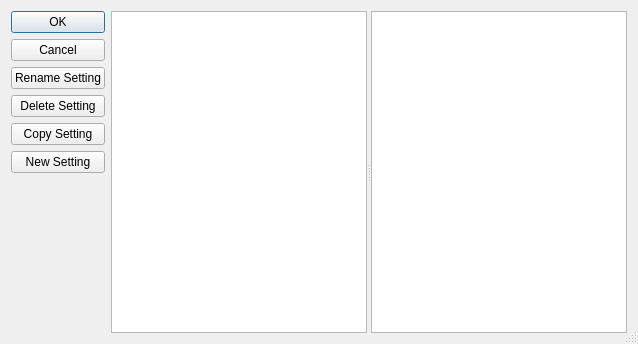
<?xml version="1.0" encoding="UTF-8"?>
<ui version="4.0">
 <class>DMKeysEditDlg</class>
 <widget class="QDialog" name="DMKeysEditDlg">
  <property name="geometry">
   <rect>
    <x>0</x>
    <y>0</y>
    <width>634</width>
    <height>344</height>
   </rect>
  </property>
  <property name="sizePolicy">
   <sizepolicy hsizetype="MinimumExpanding" vsizetype="MinimumExpanding">
    <horstretch>0</horstretch>
    <verstretch>0</verstretch>
   </sizepolicy>
  </property>
  <property name="windowTitle">
   <string>Settings Editor</string>
  </property>
  <property name="sizeGripEnabled">
   <bool>true</bool>
  </property>
  <layout class="QHBoxLayout" name="horizontalLayout">
   <item>
    <layout class="QVBoxLayout" name="verticalLayout">
     <item>
      <widget class="QPushButton" name="OKButton">
       <property name="text">
        <string>OK</string>
       </property>
       <property name="default">
        <bool>true</bool>
       </property>
      </widget>
     </item>
     <item>
      <widget class="QPushButton" name="CancelButton">
       <property name="text">
        <string>Cancel</string>
       </property>
      </widget>
     </item>
     <item>
      <widget class="QPushButton" name="renameButton">
       <property name="text">
        <string>Rename Setting</string>
       </property>
      </widget>
     </item>
     <item>
      <widget class="QPushButton" name="DeleteButton">
       <property name="text">
        <string>Delete Setting</string>
       </property>
      </widget>
     </item>
     <item>
      <widget class="QPushButton" name="CopyButton">
       <property name="text">
        <string>Copy Setting</string>
       </property>
      </widget>
     </item>
     <item>
      <widget class="QPushButton" name="NewSectionButton">
       <property name="text">
        <string>New Setting</string>
       </property>
      </widget>
     </item>
     <item>
      <spacer name="verticalSpacer">
       <property name="orientation">
        <enum>Qt::Vertical</enum>
       </property>
       <property name="sizeHint" stdset="0">
        <size>
         <width>20</width>
         <height>40</height>
        </size>
       </property>
      </spacer>
     </item>
    </layout>
   </item>
   <item>
    <widget class="MinosSplitter" name="settingsSplitter">
     <property name="orientation">
      <enum>Qt::Horizontal</enum>
     </property>
     <property name="childrenCollapsible">
      <bool>false</bool>
     </property>
     <widget class="QListWidget" name="SectionsList">
      <property name="sizePolicy">
       <sizepolicy hsizetype="MinimumExpanding" vsizetype="MinimumExpanding">
        <horstretch>2</horstretch>
        <verstretch>0</verstretch>
       </sizepolicy>
      </property>
      <property name="alternatingRowColors">
       <bool>true</bool>
      </property>
      <property name="resizeMode">
       <enum>QListView::Fixed</enum>
      </property>
      <property name="sortingEnabled">
       <bool>false</bool>
      </property>
     </widget>
     <widget class="QTableWidget" name="OptionsTable">
      <property name="sizePolicy">
       <sizepolicy hsizetype="MinimumExpanding" vsizetype="MinimumExpanding">
        <horstretch>4</horstretch>
        <verstretch>0</verstretch>
       </sizepolicy>
      </property>
      <property name="alternatingRowColors">
       <bool>true</bool>
      </property>
      <property name="selectionMode">
       <enum>QAbstractItemView::SingleSelection</enum>
      </property>
      <property name="selectionBehavior">
       <enum>QAbstractItemView::SelectRows</enum>
      </property>
      <property name="cornerButtonEnabled">
       <bool>false</bool>
      </property>
      <attribute name="horizontalHeaderVisible">
       <bool>false</bool>
      </attribute>
      <attribute name="horizontalHeaderStretchLastSection">
       <bool>true</bool>
      </attribute>
     </widget>
    </widget>
   </item>
  </layout>
 </widget>
 <customwidgets>
  <customwidget>
   <class>MinosSplitter</class>
   <extends>QSplitter</extends>
   <header>minossplitter.h</header>
   <container>1</container>
  </customwidget>
 </customwidgets>
 <resources/>
 <connections/>
</ui>
